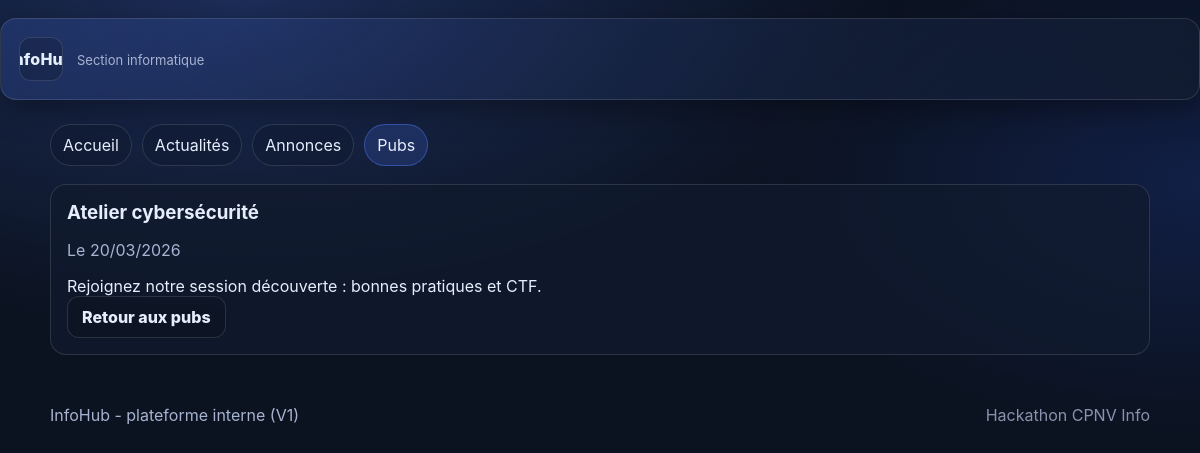
Screenshot of /index.php?route=ad_detail&id=2 with the database file from the repository.
### tables this page shows
CREATE TABLE IF NOT EXISTS ads (
  id INT AUTO_INCREMENT PRIMARY KEY,
  title VARCHAR(255) NOT NULL,
  content TEXT NOT NULL,
  image_path VARCHAR(255) NULL,
  link_url VARCHAR(500) NULL,
  posted_at DATETIME NOT NULL DEFAULT CURRENT_TIMESTAMP
);

### lib/db.php (called while the page is built, shortened)
<?php
function db(): PDO
{
  $dsn = sprintf(
    'mysql:host=%s;port=%d;dbname=%s;charset=utf8mb4',
    DB_HOST,
    DB_PORT,
    DB_NAME
  );
  $pdo = new PDO($dsn, DB_USER, DB_PASS, [
    PDO::ATTR_ERRMODE => PDO::ERRMODE_EXCEPTION,
    PDO::ATTR_DEFAULT_FETCH_MODE => PDO::FETCH_ASSOC,
  ]);
  return $pdo;
}

### lib/repositories.php (called while the page is built, shortened)
<?php
require_once __DIR__ . '/db.php';
require_once __DIR__ . '/markdown.php';
function getAdById(int $id): ?array
{
  $stmt = db()->prepare("SELECT * FROM ads WHERE id = :id LIMIT 1");
  $stmt->execute(['id' => $id]);
  $row = $stmt->fetch();
  return $row ?: null;
}

### pages/ad_detail.php (the view, shortened to what this page needs)
<?php
require_once __DIR__ . '/../lib/repositories.php';
$ad = getAdById((int)$id);
?>
<?php require __DIR__ . '/../templates/header.php'; ?>
<section class="section">
  <?php if (!$ad): ?>
    <div class="empty-state">
      <h1>Pub introuvable</h1>
      <a class="btn" href="index.php?route=ads">Retour</a>
    </div>
  <?php else: ?>
    <article class="detail">
      <h1 class="detail-title"><?= h($ad['title']) ?></h1>
      <p class="muted">Le <?= h(date_format(new DateTime($ad['posted_at']), 'd/m/Y')) ?></p>
      <div class="rich">
        <?= render_markdown((string)$ad['content']) ?>
      </div>
      <a class="btn" href="index.php?route=ads">Retour aux pubs</a>
    </article>
  <?php endif; ?>
</section>
<?php require __DIR__ . '/../templates/footer.php'; ?>

### lib/markdown.php (shortened to what this page needs)
<?php
function render_markdown(string $markdown): string
{
  $markdown = str_replace(["\r\n", "\r"], "\n", $markdown);
  $escaped = htmlspecialchars($markdown, ENT_QUOTES | ENT_SUBSTITUTE, 'UTF-8');
  $lines = explode("\n", $escaped);
  $html = implode("\n", $lines);
  $html = preg_replace(
    '/\[(.+?)\]\((https?:\/\/[^\)]+)\)/',
    '<a href="$2" target="_blank" rel="noopener noreferrer">$1</a>',
    $html
  );
  $html = preg_replace('/`([^`]+)`/', '<code>$1</code>', $html);
  $html = preg_replace('/\*\*([^\*]+)\*\*/', '<strong>$1</strong>', $html);
  $html = preg_replace('/(^|[^*])\*([^*\n]+)\*/', '$1<em>$2</em>', $html);
  $segments = preg_split('/\n{2,}/', $html);
  $out = [];
  foreach ($segments as $seg) {
    $seg = str_replace("\n", "<br>\n", $seg);
    $out[] = $seg;
  }
  return implode("\n<br>\n", $out);
}

### assets/styles.css (style rules this page uses)
:root { --bg:#0b1220; --panel:#111b2e; --panel2:#0f172a; --text:#e6eefc; --muted:#a7b3d1; --primary:#4f7cff; --primary2:#2f5df2; --border:rgba(255,255,255,.12); --shadow: 0 10px 30px rgba(0,0,0,.35); --radius:16px; --radius-sm:12px; }
* { box-sizing:border-box; }
body { margin:0; background: radial-gradient(1200px 600px at 20% 0%, rgba(79,124,255,.25), transparent 55%), radial-gradient(900px 500px at 100% 40%, rgba(47,93,242,.18), transparent 50%), var(--bg); color:var(--text); font-family: -apple-system, BlinkMacSystemFont, "Segoe UI", Roboto, Arial, sans-serif; }
.section { margin: 18px 0 26px; }
.muted { color: var(--muted); }
.btn { display:inline-block; text-decoration:none; color: var(--text); border: 1px solid var(--border); background: rgba(0,0,0,.10); padding: 10px 14px; border-radius: 12px; font-weight: 800; }
.detail { border: 1px solid var(--border); border-radius: var(--radius); background: rgba(17,27,46,.72); padding: 16px; }
.detail-title { margin: 0 0 8px; }

### rows the page displays
ads: title "Atelier cybersécurité", posted_at "20/03/2026", content "Rejoignez notre session découverte : bonnes pratiques et CTF."
